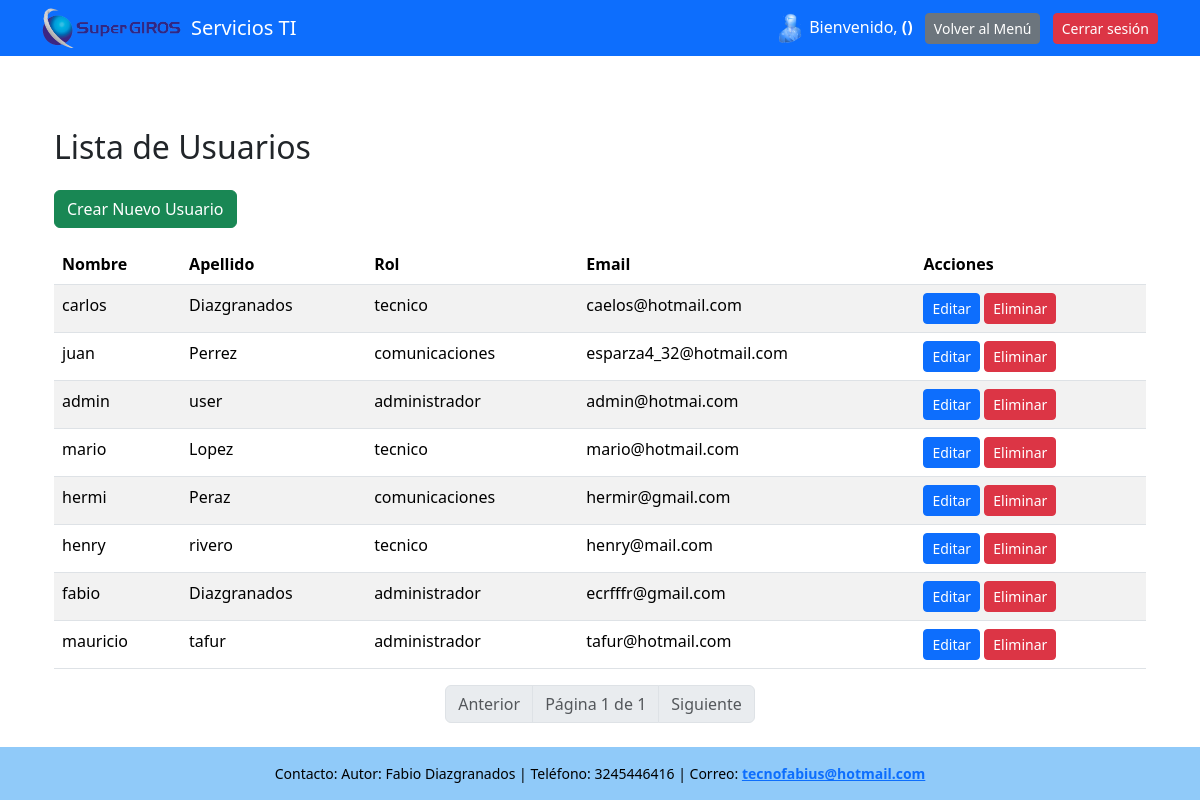
Page /usuarios/ (signed in) on the committed database.
### servicios_ti/models.py (models this page shows, shortened)
class Usuario(models.Model):
    ROLES = [
        ('administrador', 'Administrador'),
        ('tecnico', 'Técnico'),
        ('comunicaciones', 'Comunicaciones')
    ]
    nombre_usuario= models.CharField(max_length=100)
    apellido = models.CharField(max_length=100)
    rol = models.CharField(max_length=50, choices=ROLES)
    password_usuario = models.CharField(max_length=20)
    email = models.EmailField('correo electrónico', unique=True)
    USERNAME_FIELD = 'nombre_usuario'
    REQUIRED_FIELDS = ['username', 'nombre_completo', 'rol']

### servicios_ti/views.py (the view)
# urls.py: path('usuarios/', views.lista_usuarios, name='lista_usuarios'),
def lista_usuarios(request):
    if 'usuario_id' not in request.session:
        return redirect('login')
    usuarios = Usuario.objects.all()
    paginator = Paginator(usuarios, 10)  # 10 por página
    page_number = request.GET.get('page')
    page_obj = paginator.get_page(page_number)
    return render(request, 'lista_usuarios.html', {'page_obj': page_obj})

### servicios_ti/templates/lista_usuarios.html
{% extends "base.html" %}
{% block content %}
<div class="container mt-5">
    <h2 class="mb-4">Lista de Usuarios</h2>
    <div class="d-flex justify-content-between mb-3">
        <a href="{% url 'crear_usuario' %}" class="btn btn-success">Crear Nuevo Usuario</a>
    </div>
    <table class="table table-striped">
        <thead>
        <tr>
            <th>Nombre</th>
            <th>Apellido</th>
            <th>Rol</th>
            <th>Email</th>
            <th>Acciones</th>
        </tr>
        </thead>
        <tbody>
        {% for usuario in page_obj %}
        <tr>
            <td>{{ usuario.nombre_usuario }}</td>
            <td>{{ usuario.apellido }}</td>
            <td>{{ usuario.rol }}</td>
            <td>{{ usuario.email }}</td>
            <td>
                <a href="{% url 'editar_usuario' usuario.id %}" class="btn btn-primary btn-sm">Editar</a>
                <a href="{% url 'eliminar_usuario' usuario.id %}" class="btn btn-danger btn-sm">Eliminar</a>
            </td>
        </tr>
        {% empty %}
        <tr><td colspan="5">No hay usuarios registrados.</td></tr>
        {% endfor %}
        </tbody>
    </table>
    <nav>
        <ul class="pagination justify-content-center">
            {% if page_obj.has_previous %}
                <li class="page-item">
                    <a class="page-link" href="?page={{ page_obj.previous_page_number }}">Anterior</a>
                </li>
            {% else %}
                <li class="page-item disabled"><span class="page-link">Anterior</span></li>
            {% endif %}
            <li class="page-item disabled">
                <span class="page-link">Página {{ page_obj.number }} de {{ page_obj.paginator.num_pages }}</span>
            </li>
            {% if page_obj.has_next %}
                <li class="page-item">
                    <a class="page-link" href="?page={{ page_obj.next_page_number }}">Siguiente</a>
                </li>
            {% else %}
                <li class="page-item disabled"><span class="page-link">Siguiente</span></li>
            {% endif %}
        </ul>
    </nav>
</div>
{% endblock %}

### servicios_ti/templates/base.html (style rules this page uses)
html, body { height: 100%; margin: 0; }

### rows in the picture
Usuario: nombre_usuario "carlos", apellido "Diazgranados", rol "tecnico", email "caelos@hotmail.com"
Usuario: nombre_usuario "juan", apellido "Perrez", rol "comunicaciones", email "esparza4_32@hotmail.com"
Usuario: nombre_usuario "admin", apellido "user", rol "administrador", email "admin@hotmai.com"
Usuario: nombre_usuario "mario", apellido "Lopez", rol "tecnico", email "mario@hotmail.com"
Usuario: nombre_usuario "hermi", apellido "Peraz", rol "comunicaciones", email "hermir@gmail.com"
Usuario: nombre_usuario "henry", apellido "rivero", rol "tecnico", email "henry@mail.com"
Usuario: nombre_usuario "fabio", apellido "Diazgranados", rol "administrador", email "ecrfffr@gmail.com"
Usuario: nombre_usuario "mauricio", apellido "tafur", rol "administrador", email "tafur@hotmail.com"

### other values in the picture
{{ page_obj.number }} "1"
{{ page_obj.paginator.num_pages }} "1"
